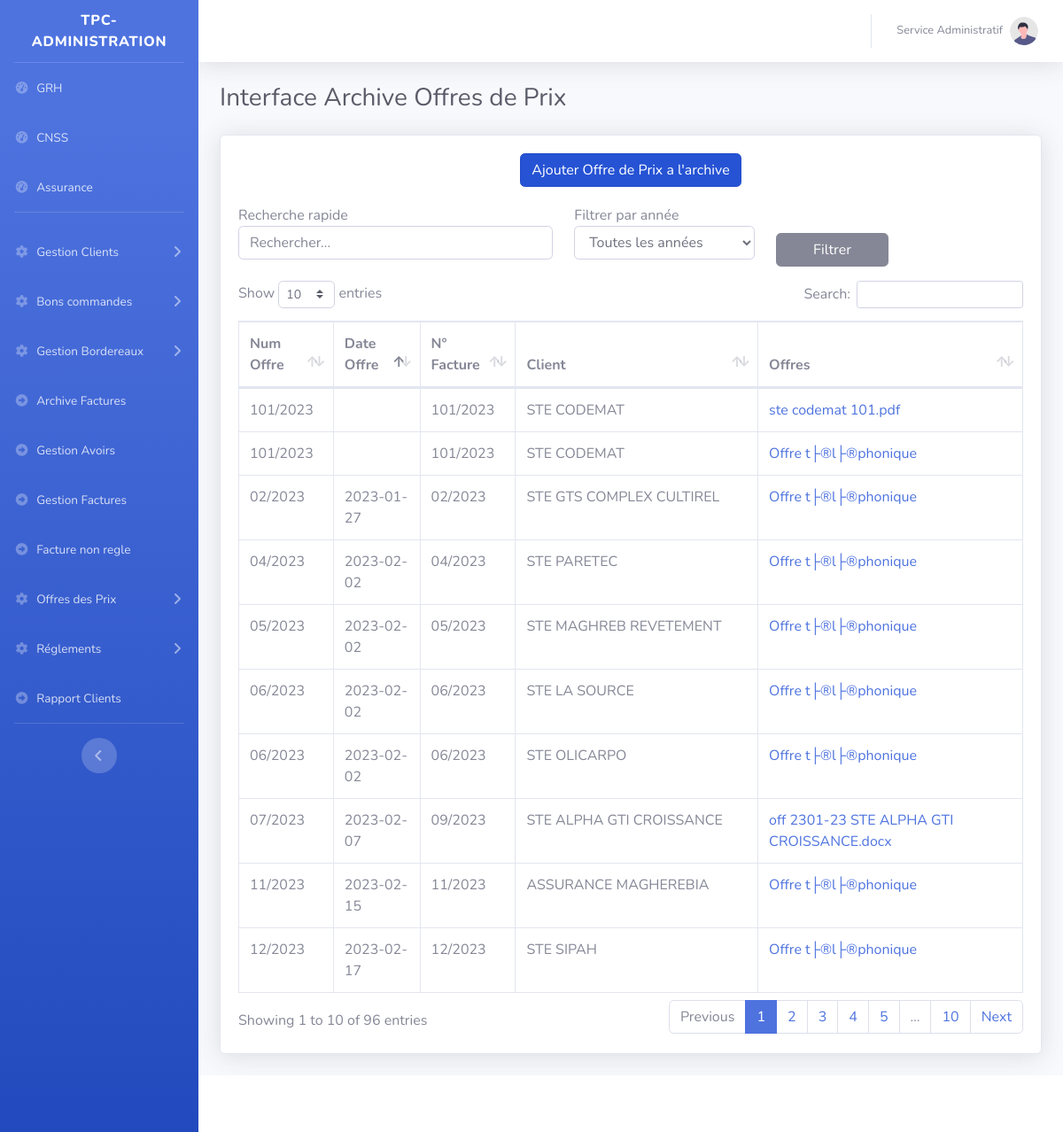
Screenshot of /main.php?Offres_Prix&Archive with the database file from the repository.
### tables this page shows
CREATE TABLE `archiveoffre` (
  `id` int(11) NOT NULL AUTO_INCREMENT,
  `num_offre` varchar(10) DEFAULT NULL,
  `factureArchive` varchar(32) NOT NULL,
  `client` int(11) DEFAULT NULL,
  `date` text DEFAULT NULL,
  `joindreOffre` varchar(250) NOT NULL,
  PRIMARY KEY (`id`),
  KEY `client` (`factureArchive`),
  KEY `factureArchive` (`factureArchive`),
  KEY `client_2` (`client`),
  CONSTRAINT `archiveoffre_ibfk_1` FOREIGN KEY (`factureArchive`) REFERENCES `archivefacture` (`num_fact`) ON DELETE CASCADE ON UPDATE CASCADE,
  CONSTRAINT `archiveoffre_ibfk_2` FOREIGN KEY (`client`) REFERENCES `clients` (`id`) ON DELETE CASCADE ON UPDATE CASCADE
);

CREATE TABLE `archivefacture` (
  `id` int(11) NOT NULL AUTO_INCREMENT,
  `num_fact` varchar(32) NOT NULL,
  `client` int(11) DEFAULT NULL,
  `date` text DEFAULT NULL,
  `joindre` varchar(250) NOT NULL,
  `reglement` varchar(250) DEFAULT NULL,
  `typeReglement` varchar(250) DEFAULT NULL,
  `numcheque` varchar(250) DEFAULT NULL,
  `datecheque` varchar(250) DEFAULT NULL,
  `retenu` varchar(250) DEFAULT NULL,
  `Projets` text NOT NULL,
  PRIMARY KEY (`id`),
  KEY `client` (`client`),
  KEY `num_fact` (`num_fact`),
  KEY `idx_archivefacture_num_fact` (`num_fact`),
  CONSTRAINT `archivefacture_ibfk_1` FOREIGN KEY (`client`) REFERENCES `clients` (`id`) ON DELETE CASCADE ON UPDATE CASCADE
);

CREATE TABLE `clients` (
  `id` int(11) NOT NULL AUTO_INCREMENT,
  `type_client` varchar(200) DEFAULT NULL,
  `convention` varchar(100) DEFAULT NULL,
  `pieceConvention` varchar(250) DEFAULT NULL,
  `nom_client` varchar(200) DEFAULT NULL,
  `code_client` varchar(11) DEFAULT NULL,
  `adresse` text DEFAULT NULL,
  `matriculeFiscale` varchar(100) DEFAULT NULL,
  `exonoration` varchar(100) DEFAULT NULL,
  `pieceExonoration` varchar(200) DEFAULT NULL,
  `tel` varchar(200) DEFAULT NULL,
  `email` varchar(200) DEFAULT NULL,
  `numexonoration` varchar(250) DEFAULT NULL,
  `ValiditeExonoration` varchar(250) DEFAULT NULL,
  PRIMARY KEY (`id`),
  KEY `matriculeFiscale` (`matriculeFiscale`),
  KEY `clent` (`nom_client`(191))
);

### class/connexion.db.php (called while the page is built)
<?php
function connexion(): PDO {
    $host = getenv('DB_HOST') ?: '127.0.0.1';
    $port = getenv('DB_PORT') ?: 3306;
    $db   = getenv('DB_NAME') ?: 'tpc';
    $user = getenv('DB_USER') ?: 'root';
    $pass = getenv('DB_PASSWORD') !== false ? getenv('DB_PASSWORD') : '';
    $dsn = "mysql:host=$host;port=$port;dbname=$db;charset=utf8mb4";
    $opts = [
        PDO::ATTR_ERRMODE            => PDO::ERRMODE_EXCEPTION,
        PDO::ATTR_DEFAULT_FETCH_MODE => PDO::FETCH_ASSOC,
        PDO::ATTR_EMULATE_PREPARES   => false,
    ];
    return new PDO($dsn, $user, $pass, $opts);
}

### class/OffresPrix.class.php (called while the page is built, shortened)
<?php
include_once 'connexion.db.php';
class OffresPrix{
	private $cnx;
	public function __construct(){$this->cnx=connexion();}
  public function getOffres_PrixArchive(){
		 $sql="SELECT * FROM archiveoffre as OfA,clients as clt,archivefacture as FA where OfA.client=clt.id and OfA.factureArchive =FA.num_fact ";
		$req=$this->cnx->query($sql);
		$resultat=$req->fetchAll();
		return $resultat;
	}
}
$offre=new OffresPrix();

### pages/OffresPrix/Archive/AfficherArchive.php (the view)
<?php
include 'class/OffresPrix.class.php';
$OffresArchive=$offre->getOffres_PrixArchive();
 ?>
                    <div class="card shadow mb-4">
                       <div style="width:100%;text-align:center;margin-bottom:20px" class="col-12">
                            <a href="?Offres_Prix&Archive&Add" class="btn btn-primary active " style="position:relative; top:20px;">Ajouter Offre de Prix a l'archive </a>
							</div>
                        <div class="card-body">
                            <div class="table-responsive">
                                <table class="table table-bordered dt-extra-controls" id="dataTable" width="100%" cellspacing="0" data-year-column="1" data-order-column="1" data-order-direction="asc">
                                    <thead>
                                        <tr>
											<th >Num Offre</th>
											<th >Date Offre</th>
											<th >N° Facture</th>
											<th >Client</th>
											<th >Offres</th>
                                        </tr>
                                    </thead>
                                    <tbody>
									<?php if(!empty($OffresArchive)){
										foreach($OffresArchive as $key){?>
											 <tr>
											  <td><?=$key['num_offre']?></td>
											  <td><?=$key['date']?></td>
												<td>
												<?=$key['num_fact']?>
												</td>
												<td><?=$key['nom_client']?></td>
												   <td>
												   <?php
												   if($key['joindreOffre']!='Offre téléphonique'){
												   $offres=explode(',',$key['joindreOffre']);
												   for($i=0;$i<count($offres);$i++){?>
												   <a href="pages/OffresPrix/Archive/Document_OffresArchive/<?=$offres[$i]?>"><?=$offres[$i]?></a><br>
												   <?php } } else { echo $key['joindreOffre'];} ?>
												   </td>
											 </tr>
									<?php }}?>
									 </tbody>
                                </table>
                            </div>
                        </div>
                    </div>

### rows the page displays
archiveoffre: num_offre "02/2023", archivefacture.date "2023-01-27", archivefacture.num_fact "02/2023", client.nom_client "STE GTS COMPLEX CULTIREL", joindreOffre "Offre t├®l├®phonique"
archiveoffre: num_offre "04/2023", archivefacture.date "2023-02-02", archivefacture.num_fact "04/2023", client.nom_client "STE PARETEC", joindreOffre "Offre t├®l├®phonique"
archiveoffre: num_offre "05/2023", archivefacture.date "2023-02-02", archivefacture.num_fact "05/2023", client.nom_client "STE MAGHREB REVETEMENT", joindreOffre "Offre t├®l├®phonique"
archiveoffre: num_offre "06/2023", archivefacture.date "2023-02-02", archivefacture.num_fact "06/2023", client.nom_client "STE LA SOURCE", joindreOffre "Offre t├®l├®phonique"
archiveoffre: num_offre "06/2023", archivefacture.date "2023-02-02", archivefacture.num_fact "06/2023", client.nom_client "STE OLICARPO", joindreOffre "Offre t├®l├®phonique"
archiveoffre: num_offre "07/2023", archivefacture.date "2023-02-07", archivefacture.num_fact "09/2023", client.nom_client "STE ALPHA GTI CROISSANCE", joindreOffre "off 2301-23 STE ALPHA GTI CROISSANCE.docx"
archiveoffre: num_offre "11/2023", archivefacture.date "2023-02-15", archivefacture.num_fact "11/2023", client.nom_client "ASSURANCE MAGHEREBIA", joindreOffre "Offre t├®l├®phonique"
archiveoffre: num_offre "12/2023", archivefacture.date "2023-02-17", archivefacture.num_fact "12/2023", client.nom_client "STE SIPAH", joindreOffre "Offre t├®l├®phonique"
archiveoffre: num_offre "101/2023", archivefacture.num_fact "101/2023", client.nom_client "STE CODEMAT", joindreOffre "ste codemat 101.pdf"
archiveoffre: num_offre "101/2023", archivefacture.num_fact "101/2023", client.nom_client "STE CODEMAT", joindreOffre "Offre t├®l├®phonique"
